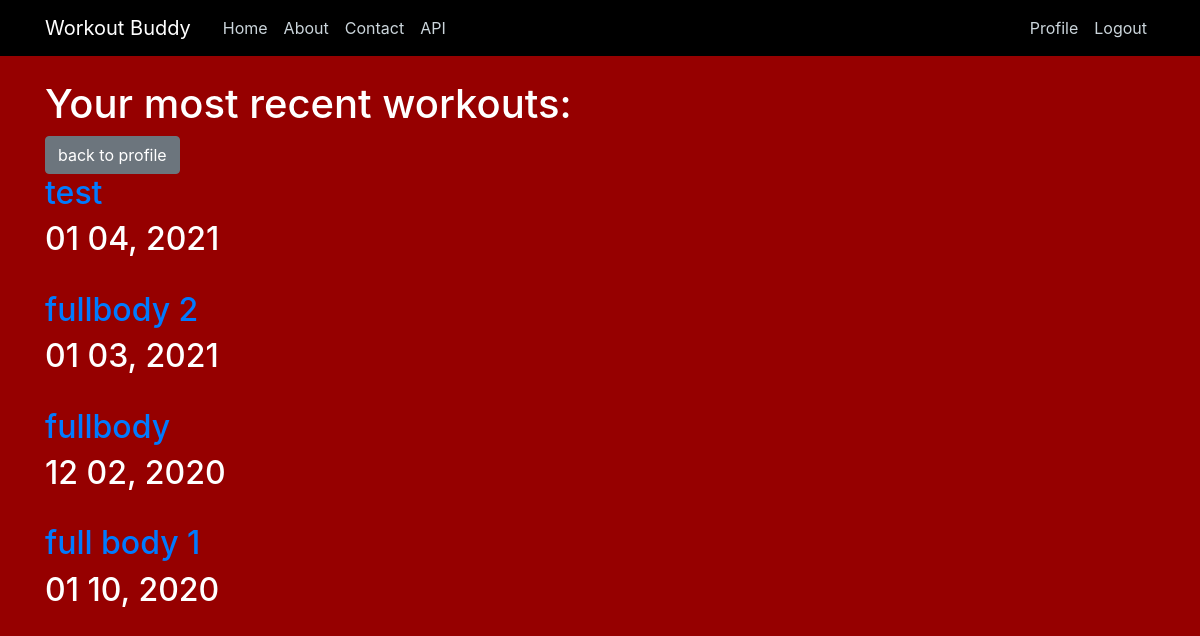
The app's page /workouts/ (signed in), older data.
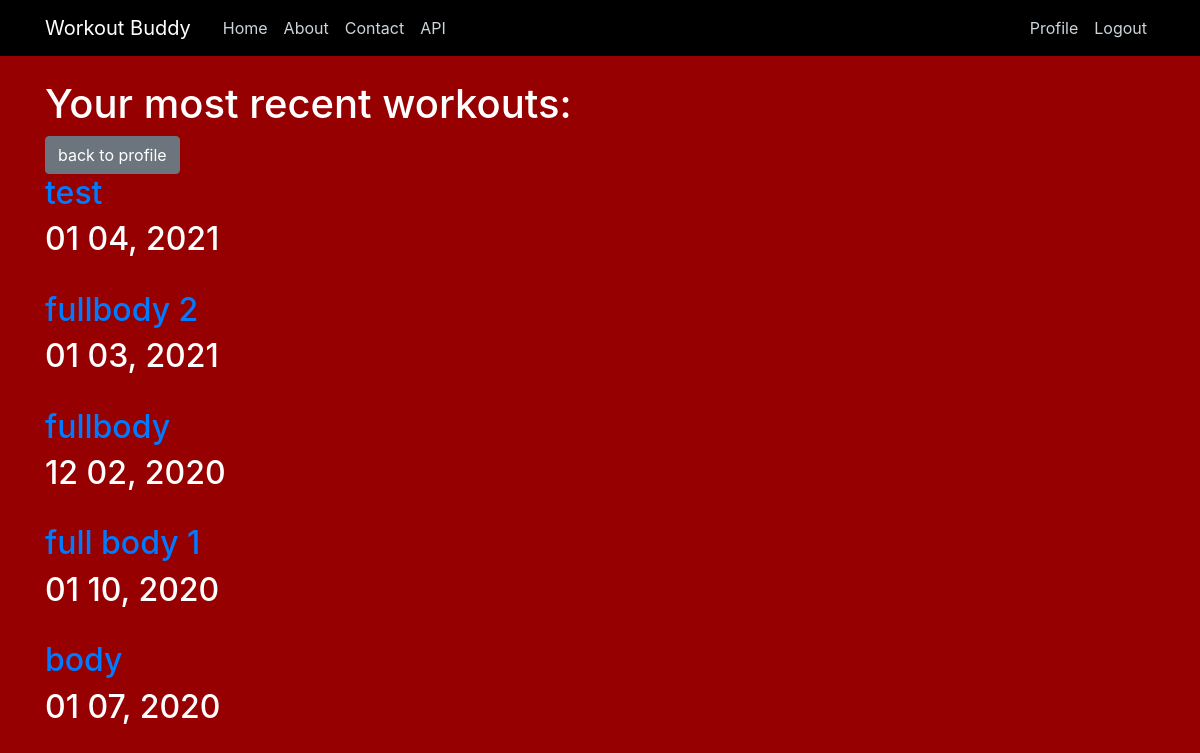
The same page, newer data.
### workouts/models.py (models this page shows, shortened)
class Workouts(models.Model):
    username = models.ForeignKey(User, on_delete=models.CASCADE) #delete workouts if user is deleted.
    date = models.DateField()
    WName = models.CharField(max_length=50)

### workouts/views.py (the view)
# urls.py: path('workouts/', WorkoutsListView.as_view(), name='workouts'),
class WorkoutsListView(ListView):
    template_name = 'workouts/workouts.html'
    context_object_name = 'workouts'
    def get_queryset(self):
        queryset = Workouts.objects.filter(username=self.request.user)
        return queryset.order_by('-date') #order by newest date to oldest.

### workouts/templates/workouts/workouts.html
{% extends "main/base.html" %}
{% block content %}
    {% if user.is_authenticated %}
    <h1>Your most recent workouts: </h1>
    <a class="btn btn-secondary" href="{% url 'profile' %}">back to profile</a>
    <br />
        {% for workout in workouts %}
            <h2><a href="{% url 'workouts-detail' workout.id %}">{{ workout.WName }}</a></h2>
            <h2>{{ workout.date|date:"m d, Y" }}</h2>
            <br />
        {% endfor %}
    {% else %}
        <h2>Login to view or edit your workouts</h2>
        <a href="{% url 'login' %}">Login</a>
        <br />
        <h2>Or register if you don't have an account to log into</h2>
        <a href="{% url 'register' %}">Register now!</a>
    {% endif %}
{% endblock content %}

Row changes from the older to the newer data that the page shows:
added Workouts: WName "body", date "01 07, 2020"
